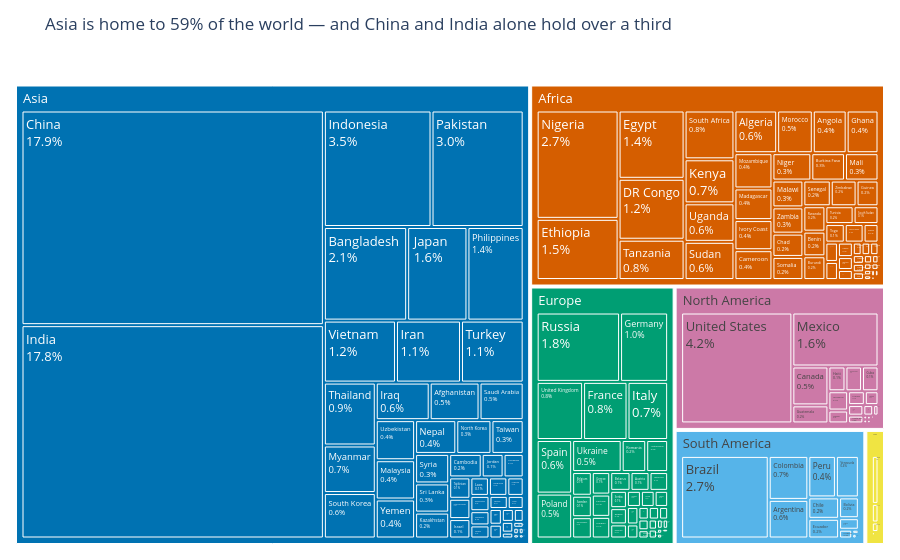

The code cell stored with this chart in its notebook:
### Markdown cell above
**Chart choice & justification:** *Which chart did you choose, and why? Justify design choices.

The question asks for a part-to-whole picture with *two levels* (continents, then the countries inside them) in a single figure, which is exactly what a **treemap** does. Each rectangle's area is proportional to population, so the giants (China, India) jump out and the tiny countries fade into the background, and the nesting shows which continent each country belongs to. I coloured by continent using the same colour-blind-safe palette as in Q3, so colour carries meaning here too. The labels show each country's share of the world total, and tiny rectangles are left unlabelled automatically so the figure stays readable.

### Code cell
# Q6
cb = {'Africa': '#D55E00', 'Asia': '#0072B2', 'Europe': '#009E73',
      'North America': '#CC79A7', 'Oceania': '#F0E442', 'South America': '#56B4E9'}

asia_share = df.loc[df['Continent'] == 'Asia', '2022 Population'].sum() / df['2022 Population'].sum()

fig = px.treemap(df, path=['Continent', 'Country'], values='2022 Population',
                 color='Continent', color_discrete_map=cb, template='plotly_white',
                 title=f'Asia is home to {asia_share:.0%} of the world — and China and India alone hold over a third')

fig.update_traces(texttemplate='%{label}<br>%{percentRoot:.1%}',
                  textfont=dict(size=13), root_color='white',
                  marker=dict(line=dict(width=1, color='white')))
fig.update_layout(margin=dict(t=60, l=10, r=10, b=10))
fig.show()

### Figure 1 — Plotly figure (JSON) as saved in the notebook; plotly's stock layout.template omitted (floating-point values rounded to 4 significant figures; data arrays with more than 128 entries replaced by an {"elided": "..."} marker saying what was removed)
{"data": [{"branchvalues": "total", "customdata": {"elided": "240x1 str values"}, "domain": {"x": [0, 1], "y": [0, 1]}, "hovertemplate": "labels=%{label}<br>2022 Population=%{value}<br>parent=%{parent}<br>id=%{id}<br>Continent=%{customdata[0]}<extra></extra>", "ids": {"elided": "240 str values"}, "labels": {"elided": "240 str values"}, "marker": {"colors": {"elided": "240 str values"}, "line": {"color": "white", "width": 1}}, "name": "", "parents": {"elided": "240 str values"}, "root": {"color": "white"}, "textfont": {"size": 13}, "texttemplate": "%{label}<br>%{percentRoot:.1%}", "type": "treemap", "values": {"elided": "240 float values"}}], "layout": {"legend": {"tracegroupgap": 0}, "margin": {"b": 10, "l": 10, "r": 10, "t": 60}, "title": {"text": "Asia is home to 59% of the world — and China and India alone hold over a third"}}}
